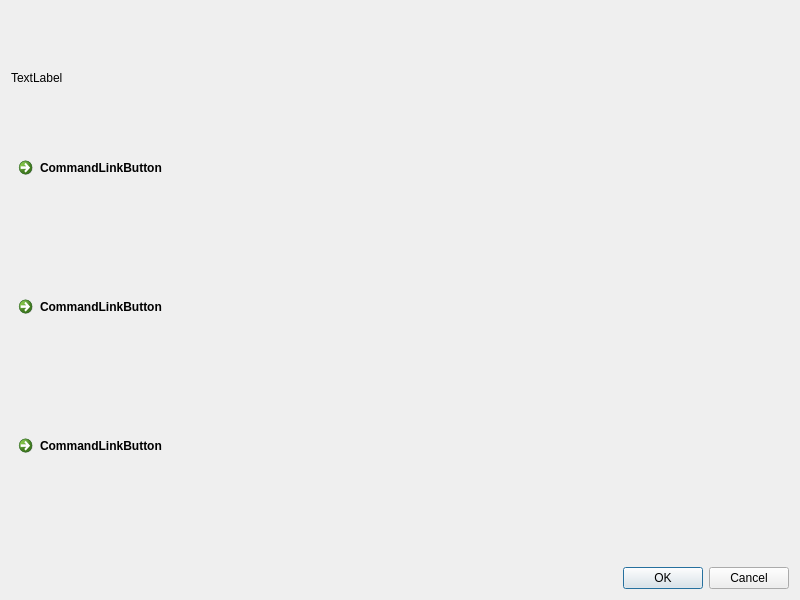
<?xml version="1.0" encoding="UTF-8"?>
<ui version="4.0">
 <class>Dialog</class>
 <widget class="QDialog" name="Dialog">
  <property name="geometry">
   <rect>
    <x>0</x>
    <y>0</y>
    <width>800</width>
    <height>600</height>
   </rect>
  </property>
  <property name="windowTitle">
   <string>Dialog</string>
  </property>
  <layout class="QHBoxLayout" name="horizontalLayout">
   <item>
    <layout class="QVBoxLayout" name="verticalLayout">
     <item>
      <widget class="QLabel" name="label">
       <property name="text">
        <string>TextLabel</string>
       </property>
      </widget>
     </item>
     <item>
      <widget class="QCommandLinkButton" name="commandLinkButton_2">
       <property name="text">
        <string>CommandLinkButton</string>
       </property>
      </widget>
     </item>
     <item>
      <widget class="QCommandLinkButton" name="commandLinkButton">
       <property name="text">
        <string>CommandLinkButton</string>
       </property>
      </widget>
     </item>
     <item>
      <widget class="QCommandLinkButton" name="commandLinkButton_3">
       <property name="text">
        <string>CommandLinkButton</string>
       </property>
      </widget>
     </item>
     <item>
      <widget class="QDialogButtonBox" name="buttonBox">
       <property name="standardButtons">
        <set>QDialogButtonBox::Cancel|QDialogButtonBox::Ok</set>
       </property>
      </widget>
     </item>
    </layout>
   </item>
  </layout>
 </widget>
 <resources/>
 <connections/>
</ui>
